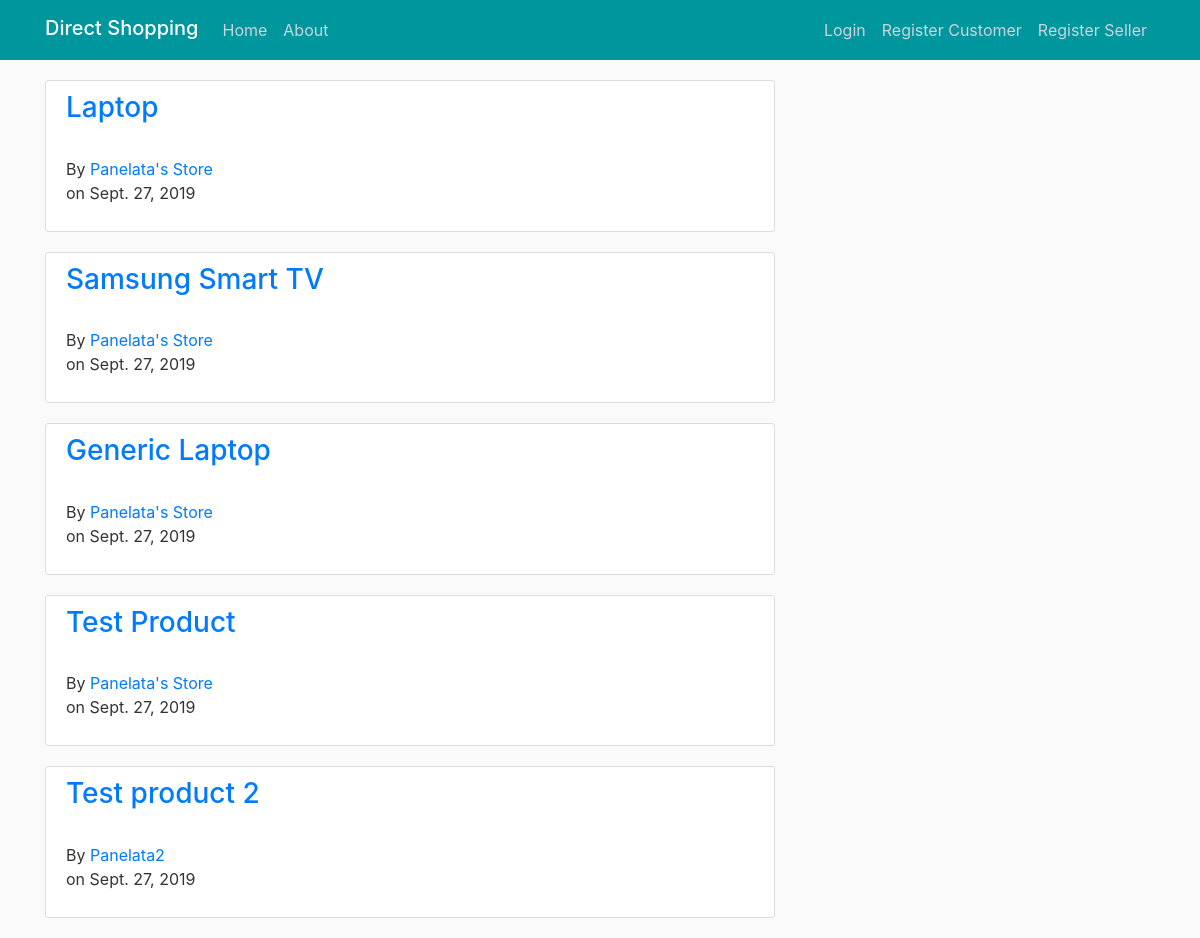
The app's page /, older data.
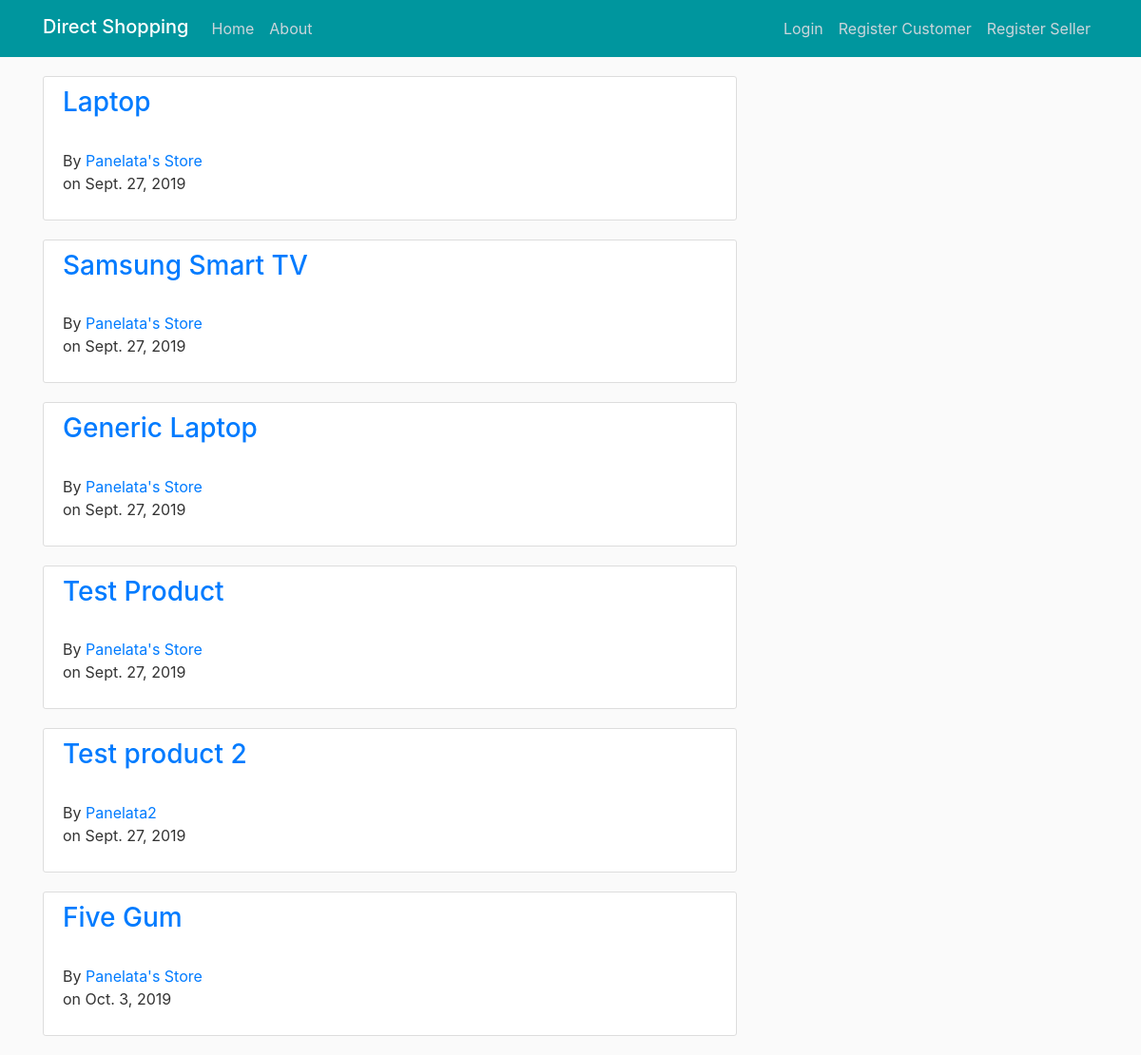
The same page, newer data.
### direct/models.py (models this page shows, shortened)
class Product(models.Model):
    name = models.CharField(max_length=100)
    price = models.DecimalField(max_digits=10, decimal_places=2)
    stock = models.IntegerField()
    description = models.TextField(blank=True, null=True)
    photo = models.ImageField(upload_to="products/", null=True, blank=True)
    category = models.CharField(max_length=30, blank=True, null=True)
    brand = models.CharField(max_length=30, blank=True, null=True)
    rating = models.IntegerField()
    seller = models.ForeignKey(Seller, on_delete=models.CASCADE)
    pubDate = models.DateField(default=datetime.datetime.now)

class User(AbstractUser):
    username = models.CharField(max_length = 32, unique=True)
    email = models.EmailField(_('email address'), unique=True)
    password = models.CharField(max_length=32)
    isSeller = models.BooleanField(default=False)
    phoneNumber = models.CharField(max_length=15)
    street = models.CharField(max_length=50)
    suburb = models.CharField(max_length=20)
    postcode = models.CharField(max_length=20)
    state = models.CharField(max_length=20)
    country = models.CharField(max_length=20)
    joinedDate = models.DateTimeField(default=datetime.datetime.now)

class Seller(User):
    sellerName = models.CharField(max_length=30)
    def __str__(self):
        return self.sellerName

### direct/views.py (the view)
# urls.py: path('', direct_views.index, name='home'),
def index(request):
    products = Product.objects.all()
    context = {
        'title' : 'Home',
        'products' : products
    }
    return render(request, 'index.html', context)

### direct/templates/index.html
{% extends "base.html" %}
{% block content %}
{% for product in products %}
    <article class="content-section">
        <h3 class="article-title">
            <a href= "{% url 'view-product' product.id %}">
                {{ product.name }}
            </a>
        </h3>
        <p class="article-content">
            By <a href= "{% url 'sellerPage' product.seller %}"> {{ product.seller }}
            </a> on {{ product.pubDate }}
        </p>
    </article>
{% endfor %}
{% endblock %}

Row changes from the older to the newer data that the page shows:
added Product: name "Five Gum", seller "Panelata's Store", pubDate "Oct. 3, 2019"
